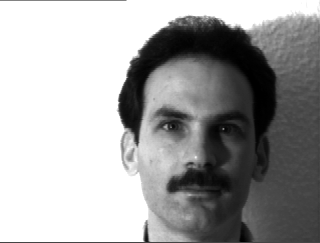
#> input picture facial recognition/Datasets/new/subject02.leftlight.jpg, 320 x 243 px, given in place of the camera
$ jupyter execute --allow-errors 'create dataset.ipynb'   (text cells are left out)
#> lines starting #> are read from the running program, lines starting #| are printed output that depends on the picture
[cell 1]
# Importing Modules
import cv2
import numpy as np
import os
from tqdm import tqdm

def Crete_Folder_Images(name, directory, tn):
    # Creating directory in the file
    if not os.path.exists(directory):
        os.makedirs(directory)
    else:
        print('DIRECTORY with name %s EXIST'%name)
    # Opening vedio mode with frontal face detector
    faceDetect=cv2.CascadeClassifier(cv2.data.haarcascades + "haarcascade_frontalface_default.xml") #cv2.CascadeClassifier('haarcascade_frontalface_default.xml');
    cam=cv2.VideoCapture(0)
    size =(100, 100)
    for i in tqdm(range(1, 1+ tn)):
        ret,img=cam.read()
        gray=cv2.cvtColor(img,cv2.COLOR_BGR2GRAY)  #for GRAY SCALE IMAGES
        faces=faceDetect.detectMultiScale(gray,1.3,5)
        # faces=faceDetect.detectMultiScale(img,1.3,5)    # FOR COLOR IMAGES
        for(x,y,w,h) in faces:
            res = cv2.resize(gray[y:y+h,x:x+w], size, interpolation = cv2.INTER_AREA)
            cv2.imwrite('Datasets/'+str(name)+'/'+str(name)+'_'+str(i)+'.jpg', res)  #for GRAY SCALE IMAGES

            # cv2.imwrite(directory+'/'+str(name)+'-'+str(sn)+'.jpg'
            #             ,img[y:y+h,x:x+w])  # FOR COLOR IMAGES
            cv2.rectangle(img,(x,y),(x+w,y+h),(0,0,255),2)
            cv2.waitKey(200)
        cv2.imshow('DAtaset Creator',img)
        cv2.waitKey(1)
    cam.release()
    cv2.destroyAllWindows()
    print('TASK COMPLETED')

# Taking inputs

name=input('\nEnter your name: ')
#> the answer given: Datasets/new/subject02.leftlight.jpg

directory='Datasets/'+name
tn= int(input('Enter no.of images to be taken: '))
#> the answer given: 3
Crete_Folder_Images(name, directory, tn)
#> the loop in Crete_Folder_Images, `for i in tqdm(range(1, 1+ tn)):` made 3 passes
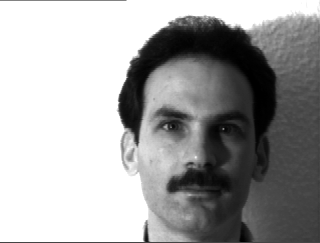
#> input picture facial recognition/Datasets/new/subject02.leftlight.jpg, 320 x 243 px, given in place of the camera
#> pass 1, in Crete_Folder_Images, `cv2.imwrite('Datasets/'+str(name)+'/'+str(name)+'_'+str(i)+'.jpg', res)`:
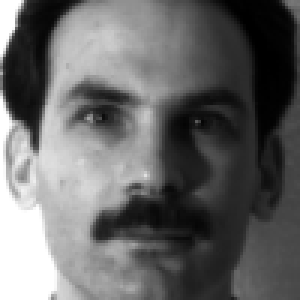
#> saved as subject02.leftlight.jpg_1.jpg: shape (100, 100) (shown 3 times larger); min 0, max 255, mean 102.4
#> pass 1, in Crete_Folder_Images, `cv2.imshow('DAtaset Creator',img)`:
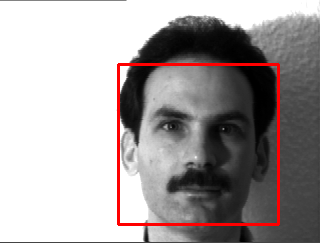
#> window 'DAtaset Creator': shape (243, 320, 3); mean B, G, R 160.2, 160.2, 166.5
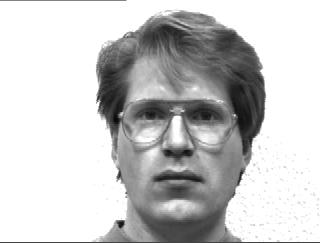
#> input picture facial recognition/Datasets/new/subject01.glasses.jpg, 320 x 243 px
#> further down, img is the input picture: PIL image 320x243 L; min 8, max 255, mean 200.7

[cell 2]
import matplotlib.image as image
import os
import pandas as pd
import cv2
from tqdm import tqdm
import numpy as np
from PIL import Image
path = 'Datasets/new/'
filename = 'test.csv'
endi = '.jpg'
files = os.listdir(path)
dim = (100, 100)
cls = 1
df = pd.DataFrame(columns = [f'pix-{i}' for i in range(1, 1+(dim[0]*dim[1]))]+['class'])
#> (the rest of this cell did not finish here and is left out)

[cell 3]
import cv2

camera = cv2.VideoCapture(0)
for i in range(1):
    return_value, image = camera.read()
    cv2.imwrite('opencv'+str(i)+'.png', image)
del(camera)
cv2.imshow('opencv0')
